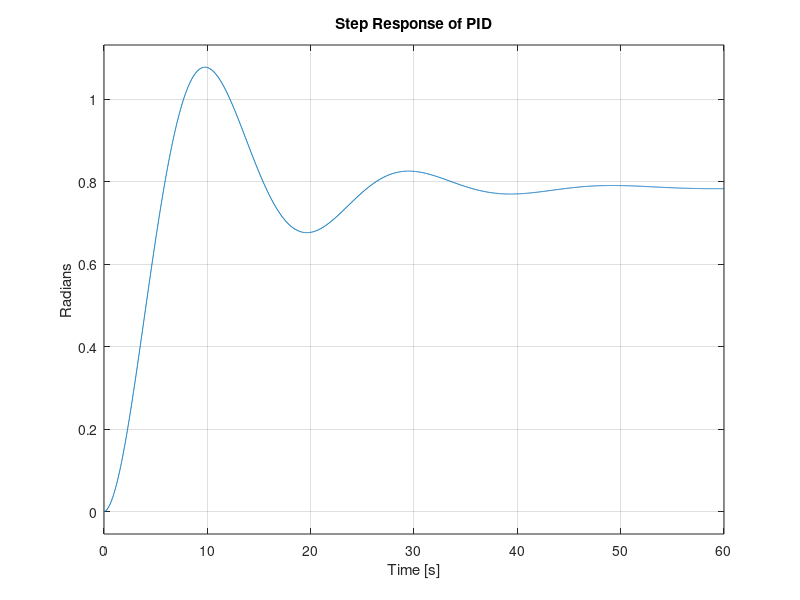

MATLAB code to generate this figure: (Note: this script raises an error after producing the figure.)
R_m = 10;               % Motor Resistance (Ohm)
K_a = 0.2;              % Motor Torque Constant (Nm / A)
K_b  = 0.009549;        % Back EMF Constant (V / (rad / s))
K_f = 0.047746;         % Rotational Friction Coefficient (Nm / (rad / s)) 
N = 2;                  % Gear Ratio

La = 0;                 %Negligable motor inductance

J_r = 0.001;            % Motor Rotor Moment of Inertia (kg / m^2)
J_p = 1;                % Solar Panel Moment of Inertia (kg / m^2)
J = J_r + (J_p/N^2);          % Total Moment of Inertia (kg / m^2)

Ts = 0.01; %Seconds
K_s = 1.273; %sensor Gain Converts rads to Amps
K_p = 4; %Power Amplifier gain
%This assumes that at 90deg off from optimal that we get a 2A difference

%{
Arduino Uno Rev3 has a 16MHz clock
so 62ns per tick and you need two ticks for each ....
This gives us plenty of room to not threaten the clock
%}

s = tf('s');
z = tf('z',Ts);
%MOTOR CIRCUIT

mot_circ = 1/(La*s + R_m);
%MOTOR DYNAMICS
mot_dyn = 1/(J*s+K_f);
%Continuous Motor assembly
Gspeed = feedback(mot_circ*K_a*mot_dyn,K_b); %back emf simplified
Gpos = Gspeed*(1/N)*(1/s); 
%digital Motor
Gz = c2d(Gpos, Ts, 'zoh');    %digital plant for digital controller design
                        %effectively does what the Ardunio does for us.
fprintf('DIGITIZED MOTOR MODEL')
[~, denGz] = tfdata(Gz,'v');
rootsGz = roots(denGz);
disp('Roots of the denominator of Gz:')
disp(rootsGz)
%PID

Kp = 0.55;    %proportional gain
Ki = 0;     %Integral gain
Kd = 0.05;    %Derivative Gain

Cz = Kp + Ki*(Ts/2)*(z+1)/(z-1) + Kd*(z-1)/(Ts*z);
OL = Cz*Gz*K_p ;
PID_cltf = feedback(OL,K_s);

[~, denPID_cltf] = tfdata(PID_cltf,'v');
rootsPID_cltf = roots(denPID_cltf);
disp('Roots of the denominator of PID_cltf:')
disp(rootsPID_cltf)

%PLOTING FOR PID PERFORMANCE/STABILITY
t = 0:Ts:60; % 5 seconds of performance data

figure (1)
clf
step(PID_cltf,t)
title('Step Response of PID')
ylabel('Radians')
grid on
fprintf('PERFORMANCE DATA OF PID')
stepinfo(PID_cltf)

figure(2)
clf
margin(OL)
title('Phase Margin detection for PID control')


%LEAD CONTroller git test
%%%%%%%%%%%%
%]
%
%
%
%
